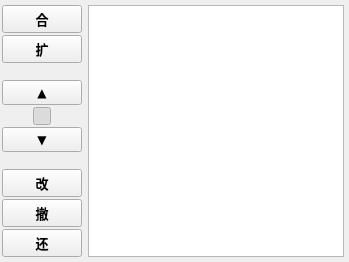
<?xml version="1.0" encoding="UTF-8"?>
<ui version="4.0">
  <class>TextEditorWidget</class>
  <widget class="QWidget" name="TextEditorWidget">
    <layout class="QHBoxLayout" name="textEditAndButtonLayout">
      <property name="leftMargin">
        <number>2</number>
      </property>
      <property name="rightMargin">
        <number>5</number>
      </property>
      <property name="topMargin">
        <number>5</number>
      </property>
      <property name="bottomMargin">
        <number>5</number>
      </property>
      <property name="spacing">
        <number>1</number>
      </property>
      <item>
        <layout class="QVBoxLayout" name="verticalButtonLayout">
          <property name="rightMargin">
            <number>5</number>
          </property>
          <property name="spacing">
            <number>2</number>
          </property>
          <item>
            <spacer name="verticalSpacerTop">
              <property name="orientation">
                <enum>Qt::Vertical</enum>
              </property>
              <property name="sizeType">
                <enum>QSizePolicy::Expanding</enum>
              </property>
              <property name="sizeHint" stdset="0">
                <size>
                  <width>20</width>
                  <height>0</height>
                </size>
              </property>
            </spacer>
          </item>
          <item>
            <widget class="QPushButton" name="merge_selected_lines_button">
              <property name="sizePolicy">
                <sizepolicy hsizetype="Fixed" vsizetype="Fixed">
                  <horstretch>0</horstretch>
                  <verstretch>0</verstretch>
                </sizepolicy>
              </property>
              <property name="fixedSize">
                <size>
                  <width>30</width>
                  <height>30</height>
                </size>
              </property>
              <property name="font">
                <font>
                  <family>黑体</family>
                  <pointsize>10</pointsize>
                  <bold>true</bold>
                </font>
              </property>
              <property name="toolTip">
                <string>快捷键：Alt+G，合并多行文本，【右键】点击可以撤销操作&#10;请先将鼠标定位到需要合并的行内部，或者框选多个需要合并的行再操作</string>
              </property>
              <property name="text">
                <string>合</string>
              </property>
            </widget>
          </item>
          <item>
            <widget class="QPushButton" name="extend_current_matches_button">
              <property name="sizePolicy">
                <sizepolicy hsizetype="Fixed" vsizetype="Fixed">
                  <horstretch>0</horstretch>
                  <verstretch>0</verstretch>
                </sizepolicy>
              </property>
              <property name="fixedSize">
                <size>
                  <width>30</width>
                  <height>30</height>
                </size>
              </property>
              <property name="font">
                <font>
                  <family>黑体</family>
                  <pointsize>10</pointsize>
                  <bold>true</bold>
                </font>
              </property>
              <property name="toolTip">
                <string>快捷键：Alt+Shift+G，实时扩展/预览匹配项的上下文，【右键】点击可以撤销操作&#10;请先将鼠标定位到需要扩展的匹配项内部，或者框选多个需要扩展的匹配项后再操作</string>
              </property>
              <property name="text">
                <string>扩</string>
              </property>
            </widget>
          </item>
          <item>
            <spacer name="verticalSpacerTopMiddle">
              <property name="orientation">
                <enum>Qt::Vertical</enum>
              </property>
              <property name="sizeType">
                <enum>QSizePolicy::Fixed</enum>
              </property>
              <property name="sizeHint" stdset="0">
                <size>
                  <width>20</width>
                  <height>15</height>
                </size>
              </property>
            </spacer>
          </item>
          <item>
            <widget class="QPushButton" name="prev_match_button">
              <property name="sizePolicy">
                <sizepolicy hsizetype="Fixed" vsizetype="Fixed">
                  <horstretch>0</horstretch>
                  <verstretch>0</verstretch>
                </sizepolicy>
              </property>
              <property name="fixedSize">
                <size>
                  <width>30</width>
                  <height>30</height>
                </size>
              </property>
              <property name="font">
                <font>
                  <family>黑体</family>
                  <pointsize>9</pointsize>
                </font>
              </property>
              <property name="toolTip">
                <string>快捷键：Alt+F2 或 Alt+D，上一个匹配</string>
              </property>
              <property name="text">
                <string>▲</string>
              </property>
            </widget>
          </item>
          <item alignment="Qt::AlignCenter">
            <widget class="QPushButton" name="smart_scroll_button">
              <property name="minimumSize">
                <size>
                  <width>18</width>
                  <height>18</height>
                </size>
              </property>
              <property name="maximumSize">
                <size>
                  <width>18</width>
                  <height>18</height>
                </size>
              </property>
              <property name="checkable">
                <bool>true</bool>
              </property>
              <property name="checked">
                <bool>true</bool>
              </property>
            </widget>
          </item>
          <item>
            <widget class="QPushButton" name="next_match_button">
              <property name="sizePolicy">
                <sizepolicy hsizetype="Fixed" vsizetype="Fixed">
                  <horstretch>0</horstretch>
                  <verstretch>0</verstretch>
                </sizepolicy>
              </property>
              <property name="fixedSize">
                <size>
                  <width>30</width>
                  <height>30</height>
                </size>
              </property>
              <property name="font">
                <font>
                  <family>黑体</family>
                  <pointsize>9</pointsize>
                </font>
              </property>
              <property name="toolTip">
                <string>快捷键：Alt+F3 或 Alt+F，下一个匹配</string>
              </property>
              <property name="text">
                <string>▼</string>
              </property>
            </widget>
          </item>
          <item>
            <spacer name="verticalSpacerMiddle">
              <property name="orientation">
                <enum>Qt::Vertical</enum>
              </property>
              <property name="sizeType">
                <enum>QSizePolicy::Fixed</enum>
              </property>
              <property name="sizeHint" stdset="0">
                <size>
                  <width>20</width>
                  <height>15</height>
                </size>
              </property>
            </spacer>
          </item>
          <item>
            <widget class="QPushButton" name="replace_next_button">
              <property name="sizePolicy">
                <sizepolicy hsizetype="Fixed" vsizetype="Fixed">
                  <horstretch>0</horstretch>
                  <verstretch>0</verstretch>
                </sizepolicy>
              </property>
              <property name="fixedSize">
                <size>
                  <width>30</width>
                  <height>30</height>
                </size>
              </property>
              <property name="font">
                <font>
                  <family>黑体</family>
                  <pointsize>10</pointsize>
                  <bold>true</bold>
                </font>
              </property>
              <property name="toolTip">
                <string>快捷键：F3 或 Alt+Shift+F，替换当前并查找下一个，【右键】点击可以撤销操作&#10;请先将鼠标定位到需要修改的项前面</string>
              </property>
              <property name="text">
                <string>改</string>
              </property>
            </widget>
          </item>
          <item>
            <widget class="QPushButton" name="undo_last_replace_button">
              <property name="sizePolicy">
                <sizepolicy hsizetype="Fixed" vsizetype="Fixed">
                  <horstretch>0</horstretch>
                  <verstretch>0</verstretch>
                </sizepolicy>
              </property>
              <property name="fixedSize">
                <size>
                  <width>30</width>
                  <height>30</height>
                </size>
              </property>
              <property name="font">
                <font>
                  <family>黑体</family>
                  <pointsize>10</pointsize>
                  <bold>true</bold>
                </font>
              </property>
              <property name="toolTip">
                <string>快捷键：F2 或 Alt+Shift+D，撤销上一次替换</string>
              </property>
              <property name="text">
                <string>撤</string>
              </property>
            </widget>
          </item>
          <item>
            <widget class="QPushButton" name="revert_diff_button">
              <property name="visible">
                <bool>false</bool>
              </property>
              <property name="sizePolicy">
                <sizepolicy hsizetype="Fixed" vsizetype="Fixed">
                  <horstretch>0</horstretch>
                  <verstretch>0</verstretch>
                </sizepolicy>
              </property>
              <property name="fixedSize">
                <size>
                  <width>30</width>
                  <height>30</height>
                </size>
              </property>
              <property name="font">
                <font>
                  <family>黑体</family>
                  <pointsize>10</pointsize>
                  <bold>true</bold>
                </font>
              </property>
              <property name="toolTip">
                <string>快捷键：F5 或 Alt+V，批量还原选区中的差异项变更，【右键】点击可以撤销操作&#10;可框选多个需要还原的差异项后再操作</string>
              </property>
              <property name="text">
                <string>还</string>
              </property>
            </widget>
          </item>
          <item>
            <spacer name="verticalSpacerBottom">
              <property name="orientation">
                <enum>Qt::Vertical</enum>
              </property>
              <property name="sizeType">
                <enum>QSizePolicy::Expanding</enum>
              </property>
              <property name="sizeHint" stdset="0">
                <size>
                  <width>20</width>
                  <height>0</height>
                </size>
              </property>
            </spacer>
          </item>
        </layout>
      </item>
      <item>
        <widget class="CustomPlainTextEdit" name="text_edit">
          <property name="cursorWidth">
            <number>4</number>
          </property>
        </widget>
      </item>
    </layout>
  </widget>
  <customwidgets>
    <customwidget>
      <class>CustomPlainTextEdit</class>
      <extends>QPlainTextEdit</extends>
      <header>widgets.custom.custom_plain_text_edit</header>
    </customwidget>
  </customwidgets>
  <resources />
  <connections />
</ui>
